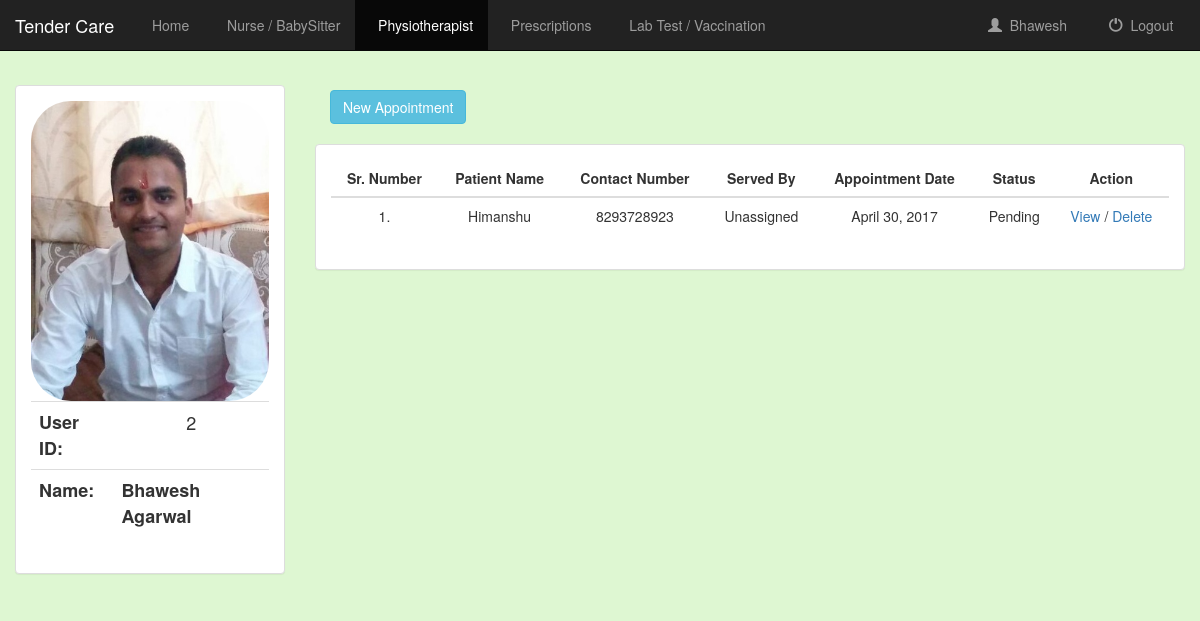
Screenshot of /physiotherapist/ (signed in) with the database file from the repository.
### service/models.py (models this page shows, shortened)
class UserProfile(models.Model):
	user = models.OneToOneField(User)
	gender =models.CharField(max_length=10, choices=gender_choices, default = '')
	profile_photo = models.ImageField()
	contact_number = models.CharField(max_length=10,default= None)
	age = models.PositiveIntegerField()
	address = models.CharField(max_length=1000)

class PhysiotherapistDetail(models.Model):
	user = models.ForeignKey(User, default=1)
	patient_name = models.CharField(max_length=50)
	phone_number = models.CharField(max_length=10,default= None)
	served_by = models.CharField(max_length=50, default='Unassigned')
	appointment_date = models.DateField(auto_now=False, auto_now_add=False)
	period = models.PositiveIntegerField(default=16, help_text='value 1 to 30', validators=[MaxValueValidator(30),
            MinValueValidator(1)])
	status = models.CharField(max_length=50, choices =status_choices, default='Pending')
	address = models.CharField(max_length=1000)

### service/views.py (the view)
# urls.py: url(r'^physiotherapist/$', views.physiotherapist, name='physiotherapist'),
def physiotherapist(request):
	if not request.user.is_authenticated():
		return render(request, 'service/login.html')
	else:
		userdata = UserProfile.objects.filter(user = request.user)
		all_physiotherapist = PhysiotherapistDetail.objects.filter(user = request.user).order_by('-pk')
		return render(request,'service/physiotherapist.html', {'all_physiotherapist' : all_physiotherapist, 'userdata' : userdata,})

### service/templates/service/physiotherapist.html (shortened to what this page needs)
{% extends 'service/base.html' %}
{% block physio_active %}active{% endblock %}
{% block body %}
	<ul class="nav nav-pills" style="margin-bottom: 10px;">
		<li role="presentation"><a href="{% url 'service:add_physiotherapist' %}"><button class="btn btn-info">New Appointment</button></a></li>
	</ul>
		<div class="panel panel-default">
			<div class="panel-body" >
				<table class="table">
					<thead>
						<tr>
							<th> <center> Sr. Number </center></th>
							<th> <center> Patient Name </center> </th>
							<th> <center> Contact Number </center> </th>
							<th> <center> Served By </center> </th>
							<th> <center> Appointment Date </center> </th>
							<th> <center> Status </center> </th>
							<th> <center> Action </center></th>
						</tr>
					</thead>
					<tbody>
						{% for appointments in all_physiotherapist %}
							<tr>
								<td> <center> {{ forloop.counter }}. </center></td>
								<td> <center> {{ appointments.patient_name }} </center> </td>
								<td> <center> {{ appointments.phone_number }} </center> </td>
								<td> <center> {{ appointments.served_by }} </center> </td>
								<td> <center> {{ appointments.appointment_date }} </center> </td>
								<td> <center> {{ appointments.status }} </center> </td>
								<td> <center> <a href="{% url 'service:view_physiotherapist' appointments.pk %}">View</a> / <a href="{% url 'service:del_physiotherapist' appointments.pk %}">Delete</a></center></td>
							</tr>
						{% endfor %}
					</tbody>
				</table>
			</div>
		</div>
{% endblock %}

### service/templates/service/base.html
{% extends 'service/base_navbar.html' %}
{% block basebody %}
<div class="container-fluid userd">
	<div class="row">
		<div class="col-sm-3 userinfod">
			<div class="panel panel-default">
				<div class="panel-body">
					{% if userdata %}
						{% for userdt in userdata %}
							{% if userdt.profile_photo %}
								<img src="{{ userdt.profile_photo.url}}" class="img-responsive userimg">
							{% else %}
								<img src="../media/user.png" class="img-responsive userimg">
							{% endif %}
						{% endfor %}
					{% else %}
						<img src="../media/user.png" class="img-responsive userimg">
					{% endif %}
					<table class="table userbase">
						<tr>
							<th>User ID:</th>
							<td>{{user.pk}}</td>
						</tr>
						<tr>
							<th>Name:</th>
							<th>{{user.get_full_name|title}}</th>
						</tr>
					</table>
				</div>
			</div>
		</div>
		<div class="col-sm-9">
			{% block body %}
			{% endblock %}
		</div>
	</div>
</div>
{% endblock %}

### service/templates/service/base_navbar.html (shortened to what this page needs)
<!Doctype html>
<html lang="en">
	<head>
		{% load staticfiles %}
		<link rel="stylesheet" href="https://maxcdn.bootstrapcdn.com/bootstrap/3.3.7/css/bootstrap.min.css?v=1" />
		<link rel="stylesheet" type="text/css" href="{% static 'service/style.css' %}?v=1" />
		<link href="//cdn.bootcss.com/bootstrap-datetimepicker/4.17.44/css/bootstrap-datetimepicker.min.css" rel="stylesheet">
	</head>
	<body class="body">
		<nav class="navbar navbar-inverse navbar-fixed-top">
			<div class="container-fluid">
		        <div class="navbar-header">
		            <a class="navbar-brand" href="{% url 'service:index' %}">Tender Care</a>
		        </div>
		        <div class="collapse navbar-collapse" id="topNavBar">
		        	<ul class="nav navbar-nav">
		                <li class="{% block home_active %}{% endblock %}"><a href="{% url 'service:home' %}">&nbsp; Home</a></li>
		                <li class="{% block appointments_active %}{% endblock %}"><a href="{% url 'service:appointment' %}">&nbsp; Nurse / BabySitter </a></li>
		                <li class="{% block physio_active %}{% endblock %}"><a href="{% url 'service:physiotherapist' %}">&nbsp; Physiotherapist </a></li>
		                <li class="{% block prescriptions_active %}{% endblock %}"><a href="{% url 'service:prescription' %}">&nbsp; Prescriptions </a></li>
		                <li class="{% block test_active %}{% endblock %}"><a href="{% url 'service:lab_test' %}">&nbsp; Lab Test / Vaccination </a></li>
		            </ul>
					<ul class="nav navbar-nav navbar-right">
					    <li class="{% block user_active %}{% endblock %}">
					        <a href="{% url 'service:user_detail' %}">
					            <span class="glyphicon glyphicon-user" aria-hidden="true"></span>&nbsp; {{ user.get_username|title }} &nbsp;&nbsp;
					        </a>
					    </li>
					    <li>
					        <a href="{% url 'service:logout_user' %}">
					            <span class="glyphicon glyphicon-off" aria-hidden="true"></span>&nbsp; Logout &nbsp;&nbsp;
					        </a>
					    </li>
					</ul>
		        </div>
			</div>
		</nav>
		{% block basebody %}
		{% endblock %}
	</body>
</html>

### service/static/service/style.css (style rules this page uses)
.body { background-color: #def7d2; }
.userd { margin-top: 80px; }
.userinfod { margin-top: 5px; }
.userimg { width: 300px; height: 300px; border-radius: 40px; }
.userbase { font-size: 18px; text-align: center; }

### rows the page displays
UserProfile: profile_photo (picture)
PhysiotherapistDetail: patient_name "Himanshu", phone_number "8293728923", served_by "Unassigned", appointment_date "April 30, 2017", status "Pending"

### other values shown
{{ user.get_username|title }} "Bhawesh"
{{ user.pk }} "2"
{{ user.get_full_name|title }} "Bhawesh Agarwal"
